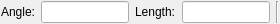
<?xml version="1.0" encoding="UTF-8"?>
<ui version="4.0" stdsetdef="1">
  <resources><include location="png/icons.qrc"/></resources><author></author>
  <comment></comment>
  <exportmacro></exportmacro>
  <class>QG_LineRelAngleOptions</class>
  <widget class="QWidget" name="QG_LineRelAngleOptions">
    <property name="geometry">
      <rect>
        <x>0</x>
        <y>0</y>
        <width>280</width>
        <height>24</height>
      </rect>
    </property>
    <property name="sizePolicy">
      <sizepolicy>
        <hsizetype>4</hsizetype>
        <vsizetype>5</vsizetype>
        <horstretch>0</horstretch>
        <verstretch>0</verstretch>
      </sizepolicy>
    </property>
    <property name="minimumSize">
      <size>
        <width>200</width>
        <height>22</height>
      </size>
    </property>
    <property name="maximumSize">
      <size>
        <width>280</width>
        <height>32767</height>
      </size>
    </property>
    <property name="windowTitle">
      <string>Line Relative Angle Options</string>
    </property>
    <layout class="QHBoxLayout">
      <property name="margin">
        <number>1</number>
      </property>
      <item>
        <widget class="QLabel" name="lAngle">
          <property name="sizePolicy">
            <sizepolicy>
              <hsizetype>1</hsizetype>
              <vsizetype>0</vsizetype>
              <horstretch>0</horstretch>
              <verstretch>0</verstretch>
            </sizepolicy>
          </property>
          <property name="text">
            <string>Angle:</string>
          </property>
          <property name="wordWrap">
            <bool>false</bool>
          </property>
        </widget>
      </item>
      <item>
        <widget class="QLineEdit" name="leAngle">
          <property name="sizePolicy">
            <sizepolicy>
              <hsizetype>5</hsizetype>
              <vsizetype>0</vsizetype>
              <horstretch>0</horstretch>
              <verstretch>0</verstretch>
            </sizepolicy>
          </property>
          <property name="toolTip" stdset="0">
            <string>Line angle</string>
          </property>
        </widget>
      </item>
      <item>
        <widget class="QLabel" name="lLength">
          <property name="sizePolicy">
            <sizepolicy>
              <hsizetype>1</hsizetype>
              <vsizetype>0</vsizetype>
              <horstretch>0</horstretch>
              <verstretch>0</verstretch>
            </sizepolicy>
          </property>
          <property name="text">
            <string>Length:</string>
          </property>
          <property name="wordWrap">
            <bool>false</bool>
          </property>
        </widget>
      </item>
      <item>
        <widget class="QLineEdit" name="leLength">
          <property name="sizePolicy">
            <sizepolicy>
              <hsizetype>5</hsizetype>
              <vsizetype>0</vsizetype>
              <horstretch>0</horstretch>
              <verstretch>0</verstretch>
            </sizepolicy>
          </property>
          <property name="toolTip" stdset="0">
            <string>Length of line</string>
          </property>
        </widget>
      </item>
      <item>
        <widget class="Line" name="sep1">
          <property name="sizePolicy">
            <sizepolicy>
              <hsizetype>0</hsizetype>
              <vsizetype>1</vsizetype>
              <horstretch>0</horstretch>
              <verstretch>0</verstretch>
            </sizepolicy>
          </property>
          <property name="frameShape">
            <enum>QFrame::VLine</enum>
          </property>
          <property name="frameShadow">
            <enum>QFrame::Sunken</enum>
          </property>
        </widget>
      </item>
    </layout>
  </widget>
  <layoutdefault spacing="6" margin="11"/>
  <pixmapfunction>qPixmapFromMimeSource</pixmapfunction>
  <includes>
    <include location="local">rs_line.h</include>
    <include location="local">rs_settings.h</include>
    <include location="local">rs_actiondrawlinerelangle.h</include>
  </includes>
  <connections>
    <connection>
      <sender>leAngle</sender>
      <signal>textChanged(QString)</signal>
      <receiver>QG_LineRelAngleOptions</receiver>
      <slot>updateAngle(QString)</slot>
    </connection>
    <connection>
      <sender>leLength</sender>
      <signal>textChanged(QString)</signal>
      <receiver>QG_LineRelAngleOptions</receiver>
      <slot>updateLength(QString)</slot>
    </connection>
  </connections>
</ui>
